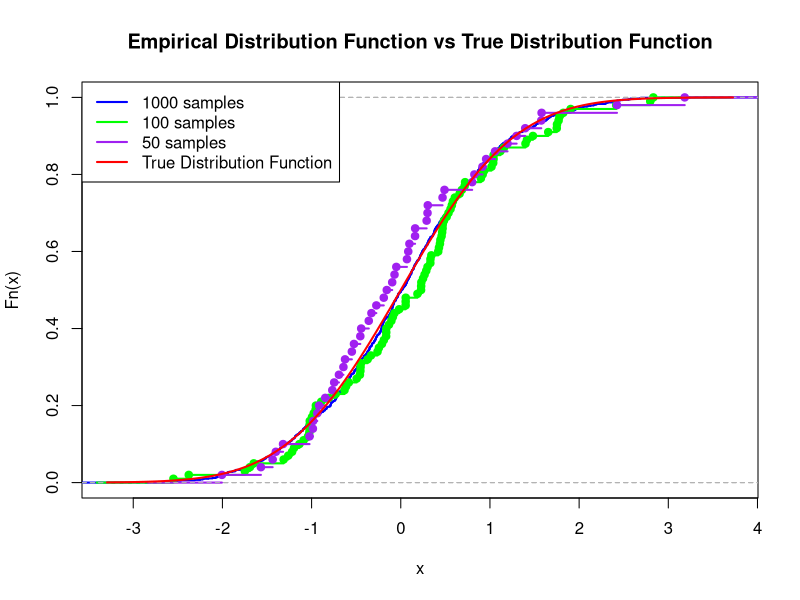

R code for this plot:
# R code for simulation
set.seed(123)

n1 <- 1000
n2 <- 100
n3 <- 50  # Aumentato il numero di campioni per il terzo campione

sample_data1 <- rnorm(n1)
sample_data2 <- rnorm(n2)
sample_data3 <- rnorm(n3)

edf1 <- ecdf(sample_data1)
edf2 <- ecdf(sample_data2)
edf3 <- ecdf(sample_data3)

# Plotting
jpeg("output_image.jpg", width = 800, height = 600)  # Specifica il nome del file e le dimensioni desiderate

plot(edf1, main="Empirical Distribution Function vs True Distribution Function", col="blue", lwd=2, ylim=c(0, 1))
lines(edf2, col="green", lwd=2)
lines(edf3, col="purple", lwd=2)
curve(pnorm(x), add=TRUE, col="red", lwd=2)
legend("topleft", legend=c("1000 samples", "100 samples", "50 samples","True Distribution Function"), col=c("blue", "green", "purple", "red"), lwd=2)

dev.off()  # Chiudi il dispositivo grafico
